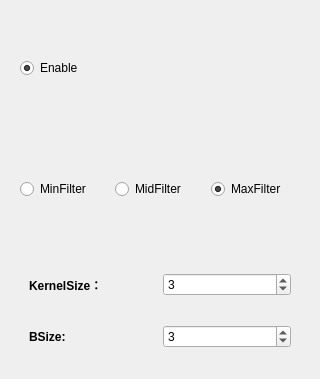
<?xml version="1.0" encoding="UTF-8"?>
<ui version="4.0">
 <class>TrimmedSortedFilterWidget</class>
 <widget class="QWidget" name="TrimmedSortedFilterWidget">
  <property name="geometry">
   <rect>
    <x>0</x>
    <y>0</y>
    <width>320</width>
    <height>379</height>
   </rect>
  </property>
  <property name="windowTitle">
   <string>Form</string>
  </property>
  <layout class="QVBoxLayout" name="verticalLayout_2">
   <item>
    <widget class="QWidget" name="enableWidget" native="true">
     <layout class="QHBoxLayout" name="horizontalLayout_2">
      <item>
       <widget class="QRadioButton" name="enableButton">
        <property name="text">
         <string>Enable</string>
        </property>
        <property name="checked">
         <bool>true</bool>
        </property>
       </widget>
      </item>
     </layout>
    </widget>
   </item>
   <item>
    <widget class="QWidget" name="FilterTypeWidget" native="true">
     <layout class="QHBoxLayout" name="horizontalLayout">
      <item>
       <widget class="QRadioButton" name="min">
        <property name="text">
         <string>MinFilter</string>
        </property>
       </widget>
      </item>
      <item>
       <widget class="QRadioButton" name="mid">
        <property name="text">
         <string>MidFilter</string>
        </property>
       </widget>
      </item>
      <item>
       <widget class="QRadioButton" name="max">
        <property name="text">
         <string>MaxFilter</string>
        </property>
        <property name="checked">
         <bool>true</bool>
        </property>
       </widget>
      </item>
     </layout>
    </widget>
   </item>
   <item>
    <widget class="QWidget" name="widget" native="true">
     <layout class="QVBoxLayout" name="verticalLayout">
      <item>
       <widget class="QWidget" name="kernalSizeWidget" native="true">
        <layout class="QHBoxLayout" name="horizontalLayout_3">
         <item>
          <widget class="QLabel" name="label">
           <property name="font">
            <font>
             <bold>true</bold>
            </font>
           </property>
           <property name="text">
            <string>KernelSize：</string>
           </property>
          </widget>
         </item>
         <item>
          <widget class="QSpinBox" name="k">
           <property name="minimum">
            <number>1</number>
           </property>
           <property name="maximum">
            <number>20</number>
           </property>
           <property name="value">
            <number>3</number>
           </property>
          </widget>
         </item>
        </layout>
       </widget>
      </item>
      <item>
       <widget class="QWidget" name="kernalSizeWidget_2" native="true">
        <layout class="QHBoxLayout" name="horizontalLayout_4">
         <item>
          <widget class="QLabel" name="label_2">
           <property name="font">
            <font>
             <bold>true</bold>
            </font>
           </property>
           <property name="text">
            <string>BSize:</string>
           </property>
          </widget>
         </item>
         <item>
          <widget class="QSpinBox" name="b">
           <property name="minimum">
            <number>1</number>
           </property>
           <property name="maximum">
            <number>20</number>
           </property>
           <property name="value">
            <number>3</number>
           </property>
          </widget>
         </item>
        </layout>
       </widget>
      </item>
     </layout>
    </widget>
   </item>
  </layout>
 </widget>
 <resources/>
 <connections/>
</ui>
